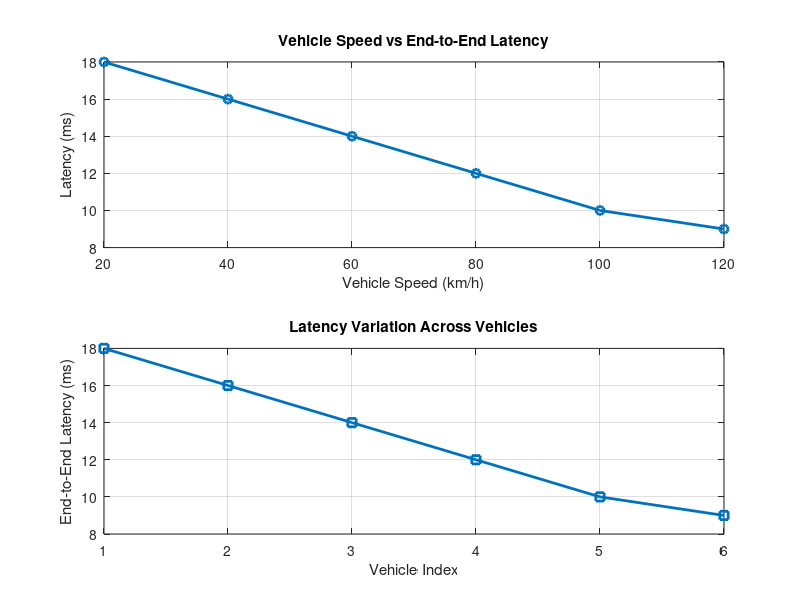

The MATLAB script that drew this image:
clc;
clear;
close all;
% Vehicle Speed (km/h)
speed = 20:20:120;
% Simulated End-to-End Latency (ms)
latency = [18 16 14 12 10 9];
disp('Vehicle Speed (km/h) End-to-End Latency (ms)')
disp([speed' latency'])

figure
% -------- Graph 1 --------
subplot(2,1,1)
plot(speed,latency,'-o','LineWidth',2)
title('Vehicle Speed vs End-to-End Latency')
xlabel('Vehicle Speed (km/h)')
ylabel('Latency (ms)')
grid on
% -------- Graph 2 --------
subplot(2,1,2)
plot(1:length(latency),latency,'-s','LineWidth',2)
title('Latency Variation Across Vehicles')
xlabel('Vehicle Index')
ylabel('End-to-End Latency (ms)')
grid on
